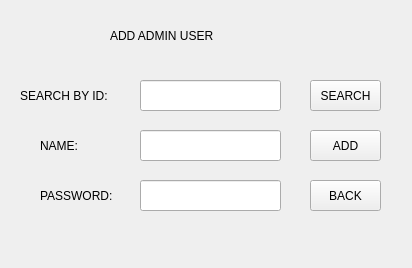
<?xml version="1.0" encoding="UTF-8"?>
<ui version="4.0">
 <class>insertlogin</class>
 <widget class="QWidget" name="insertlogin">
  <property name="geometry">
   <rect>
    <x>0</x>
    <y>0</y>
    <width>412</width>
    <height>268</height>
   </rect>
  </property>
  <property name="windowTitle">
   <string>Form</string>
  </property>
  <widget class="QLabel" name="label">
   <property name="geometry">
    <rect>
     <x>110</x>
     <y>20</y>
     <width>211</width>
     <height>31</height>
    </rect>
   </property>
   <property name="styleSheet">
    <string notr="true">font: 75 18pt &quot;Consolas&quot;;</string>
   </property>
   <property name="text">
    <string>ADD ADMIN USER</string>
   </property>
  </widget>
  <widget class="QLabel" name="label_2">
   <property name="geometry">
    <rect>
     <x>20</x>
     <y>80</y>
     <width>111</width>
     <height>31</height>
    </rect>
   </property>
   <property name="text">
    <string>SEARCH BY ID:</string>
   </property>
  </widget>
  <widget class="QLineEdit" name="inster_IdlineEdit">
   <property name="geometry">
    <rect>
     <x>140</x>
     <y>80</y>
     <width>141</width>
     <height>31</height>
    </rect>
   </property>
  </widget>
  <widget class="QLabel" name="label_3">
   <property name="geometry">
    <rect>
     <x>40</x>
     <y>130</y>
     <width>61</width>
     <height>31</height>
    </rect>
   </property>
   <property name="text">
    <string>NAME:</string>
   </property>
  </widget>
  <widget class="QLineEdit" name="insert_namelineEdit_">
   <property name="geometry">
    <rect>
     <x>140</x>
     <y>130</y>
     <width>141</width>
     <height>31</height>
    </rect>
   </property>
  </widget>
  <widget class="QPushButton" name="insertloginqueryButton">
   <property name="geometry">
    <rect>
     <x>310</x>
     <y>80</y>
     <width>71</width>
     <height>31</height>
    </rect>
   </property>
   <property name="text">
    <string>SEARCH</string>
   </property>
  </widget>
  <widget class="QLabel" name="label_4">
   <property name="geometry">
    <rect>
     <x>40</x>
     <y>180</y>
     <width>81</width>
     <height>31</height>
    </rect>
   </property>
   <property name="text">
    <string>PASSWORD:</string>
   </property>
  </widget>
  <widget class="QLineEdit" name="insert_passwordlineEdit">
   <property name="geometry">
    <rect>
     <x>140</x>
     <y>180</y>
     <width>141</width>
     <height>31</height>
    </rect>
   </property>
  </widget>
  <widget class="QPushButton" name="insertloginButton">
   <property name="geometry">
    <rect>
     <x>310</x>
     <y>130</y>
     <width>71</width>
     <height>31</height>
    </rect>
   </property>
   <property name="text">
    <string>ADD</string>
   </property>
  </widget>
  <widget class="QPushButton" name="insert_back_Button">
   <property name="geometry">
    <rect>
     <x>310</x>
     <y>180</y>
     <width>71</width>
     <height>31</height>
    </rect>
   </property>
   <property name="text">
    <string>BACK</string>
   </property>
  </widget>
 </widget>
 <resources/>
 <connections/>
</ui>
